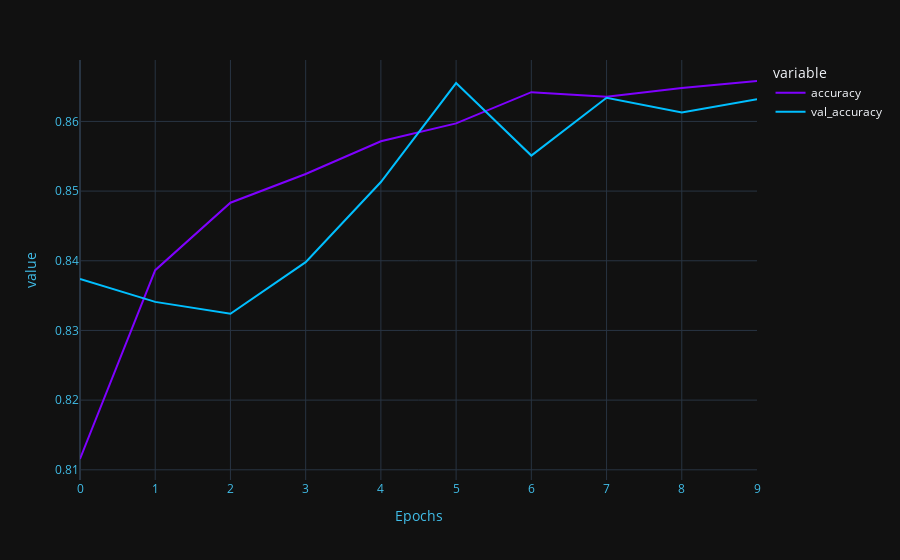

Notebook code cell kept with this figure:
### Code cell
fig = px.line(results,y=[results['accuracy'],results['val_accuracy']],template="plotly_dark",color_discrete_sequence=['#7F00FF','#00bfff'])
fig.update_layout(   
    title_font_color="#41BEE9", 
    xaxis=dict(color="#41BEE9",title='Epochs'), 
    yaxis=dict(color="#41BEE9")
    )
fig.show()

### Figure 1 — Plotly figure (JSON) as saved in the notebook; plotly's stock layout.template omitted (floating-point values rounded to 4 significant figures)
{"data": [{"hovertemplate": "variable=accuracy<br>index=%{x}<br>value=%{y}<extra></extra>", "legendgroup": "accuracy", "line": {"color": "#7F00FF", "dash": "solid"}, "marker": {"symbol": "circle"}, "mode": "lines", "name": "accuracy", "orientation": "v", "showlegend": true, "type": "scatter", "x": [0, 1, 2, 3, 4, 5, 6, 7, 8, 9], "xaxis": "x", "y": [0.8116, 0.8386, 0.8483, 0.8525, 0.8572, 0.8597, 0.8642, 0.8635, 0.8648, 0.8658], "yaxis": "y"}, {"hovertemplate": "variable=val_accuracy<br>index=%{x}<br>value=%{y}<extra></extra>", "legendgroup": "val_accuracy", "line": {"color": "#00bfff", "dash": "solid"}, "marker": {"symbol": "circle"}, "mode": "lines", "name": "val_accuracy", "orientation": "v", "showlegend": true, "type": "scatter", "x": [0, 1, 2, 3, 4, 5, 6, 7, 8, 9], "xaxis": "x", "y": [0.8374, 0.8341, 0.8324, 0.8398, 0.8513, 0.8655, 0.8551, 0.8634, 0.8613, 0.8632], "yaxis": "y"}], "layout": {"legend": {"title": {"text": "variable"}, "tracegroupgap": 0}, "margin": {"t": 60}, "title": {"font": {"color": "#41BEE9"}}, "xaxis": {"anchor": "y", "color": "#41BEE9", "domain": [0, 1], "title": {"text": "Epochs"}}, "yaxis": {"anchor": "x", "color": "#41BEE9", "domain": [0, 1], "title": {"text": "value"}}}}
